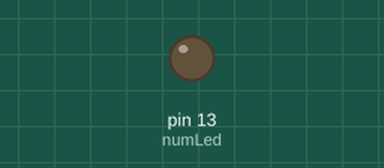
Recording of a sketch running on a simulated Arduino Uno, built with avr-gcc and run on an emulated ATmega328P. Shown: output pins drawn as LEDs (lit = HIGH).

Above: at 0.1 s.
At 38.1 s:
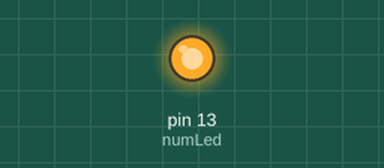
Timing chart, 0 to 39.6 s (numbered marks = the images above):
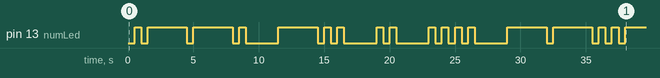

The sketch:

morse1.ino
```cpp
// C++ code
//
String cadena = "";         // Declarar la variable cadena
int numLed = 13;            // Declarar e inicializar el puerto de salida donde está conectado el LED

// Función que le indica al LED cuanto tiempo debe estar encendida para indicar que es un punto (0,5 segundos).
void Punto(){
  digitalWrite(numLed, HIGH);     // Encender LED
  delay(500);                     // Esperar durante 0,5 segundos
  digitalWrite(numLed, LOW);      // Apagar LED
  delay(500);                     // Esperar durante 0,5 segundos
}

// Función que le indica al LED cuanto tiempo debe estar encendida para indicar que es una raya (3 segundos).
void Raya(){
  digitalWrite(numLed, HIGH);     // Encender LED
  delay(3000);                    // Esperar durante 3 segundos
  digitalWrite(numLed, LOW);      // Apagar LED
  delay(500);                     // Esperar durante 0,5 segundos
}

// Función que apaga el LED durante 7 segundos para indicar que se ha cambiado a una palabra nueva.
void Espacio(){
  digitalWrite(numLed, LOW);      // Apagar LED
  delay(7000);                    // Esperar durante 7 segundos
}

// Función para mostrar la letra pasada como parámetro de entrada
/* La función consta de un condicional switch donde la variable que se va
   a comparar es la letra que se pasa como parámetro de entrada. Respecto
   a los bloques de instrucciones del switch, hemos implementado uno por
   cada letra del abecedario (cada bloque está constituido por dos casos
   posibles que puede cumplir el condicional, la letra en mayúscula y la
   letra en minúscula). Otro por cada número del 0 al 9 y, por último, tres
   bloques de instrucciones dos para los signos de puntuación '.' y ',' y
   el otro para el espacio.

   Dentro de cada bloque de instrucciones llama a las funciones raya() o
   punto() de acuerdo al código morse. O a la función Espacio() cuando se
   encuentre con un espacio en la cadena ' '. */
void MostrarLetra(char letra){
  switch (letra) {
    case 'A':
    case 'a':
      Punto();
      Raya();
      break;
    case 'B':
    case 'b':
      Raya();
      Punto();
      Punto();
      Punto();
      break;
    case 'C':
    case 'c':
      Raya();
      Punto();
      Raya();
      Punto();
      break;
    case 'D':
    case 'd':
      Raya();
      Punto();
      Punto();
      break;
    case 'E':
    case 'e':
      Punto();
      break;
    case 'F':
    case 'f':
      Punto();
      Punto();
      Raya();
      Punto();
      break;
    case 'G':
    case 'g':
      Raya();
      Raya();
      Punto();
      break;
    case 'H':
    case 'h':
      Punto();
      Punto();
      Punto();
      Punto();
      break;
    case 'I':
    case 'i':
      Punto();
      Punto();
      break;
    case 'J':
    case 'j':
      Punto();
      Raya();
      Raya();
      Raya();
      break;
    case 'K':
    case 'k':
      Raya();
      Punto();
      Raya();
      break;
    case 'L':
    case 'l':
      Punto();
      Raya();
      Punto();
      Punto();
      break;
    case 'M':
    case 'm':
      Raya();
      Raya();
      break;
    case 'N':
    case 'n':
      Raya();
      Punto();
      break;
    case 'O':
    case 'o':
      Raya();
      Raya();
      Raya();
      break;
    case 'P':
    case 'p':
      Punto();
      Raya();
      Raya();
      Punto();
      break;
    case 'Q':
    case 'q':
      Raya();
      Raya();
      Punto();
      Raya();
      break;
    case 'R':
    case 'r':
      Punto();
      Raya();
      Punto();
      break;
    case 'S':
    case 's':
      Punto();
      Punto();
      Punto();
      break;
    case 'T':
    case 't':
      Raya();
      break;
    case 'U':
    case 'u':
      Punto();
      Punto();
      Raya();
      break;
    case 'V':
    case 'v':
      Punto();
      Punto();
      Punto();
      Raya();
      break;
    case 'W':
    case 'w':
      Punto();
      Raya();
      Raya();
      break;
    case 'X':
    case 'x':
      Raya();
      Punto();
      Punto();
      Raya();
      break;
    case 'Y':
    case 'y':
      Raya();
      Punto();
      Raya();
      Raya();
      break;
    case 'Z':
    case 'z':
      Raya();
      Raya();
      Punto();
      Punto();
      break;
    case '0':
      Raya();
      Raya();
      Raya();
      Raya();
      Raya();
      break;
    case '1':
      Punto();
      Raya();
      Raya();
      Raya();
      Raya();
      break;
    case '2':
      Punto();
      Punto();
      Raya();
      Raya();
      Raya();
      break;
    case '3':
      Punto();
      Punto();
      Punto();
      Raya();
      Raya();
      break;
    case '4':
      Punto();
      Punto();
      Punto();
      Punto();
      Raya();
      break;
    case '5':
      Punto();
      Punto();
      Punto();
      Punto();
      Punto();
      break;
    case '6':
      Raya();
      Punto();
      Punto();
      Punto();
      Punto();
      break;
    case '7':
      Raya();
      Raya();
      Punto();
      Punto();
      Punto();
      break;
    case '8':
      Raya();
      Raya();
      Raya();
      Punto();
      Punto();
      break;
    case '9':
      Raya();
      Raya();
      Raya();
      Raya();
      Punto();
      break;
    case '.':
      Punto();
      Raya();
      Punto();
      Raya();
      Punto();
      Raya();
      break;
    case ',':
      Raya();
      Raya();
      Punto();
      Punto();
      Raya();
      Raya();
      break;
    case ' ':
      Espacio();
      break;
  }
}

// put your setup code here, to run once:
void setup()
{
  pinMode(numLed, OUTPUT);         // Pin de salida del LED
  cadena = "PDIH, prueba P3";      // Cadena que se quiere traducir de lenguaje natural a morse
  int tam = cadena.length();       // Calcular el tamaño de la cadena

  delay(500);
  int i;
  for (i = 0; i < tam; i += 1){    // Recorrer la cadena letra por letra
    MostrarLetra(cadena[i]);       // Llama a la función MostrarLetra(char letra) pasandole como parámetro
                                   // cada letra de la cadena.
    delay(2000);                   // Se realiza una espera de 2 segundos para marcar el fin de cada letra
  }
}

void loop() { }
```

Measured:
- by itself, pin 13 (numLed): LOW → HIGH at 0.50 s, → LOW 0.50 s later, → HIGH 0.50 s later, → LOW 3.0 s later, … (35 changes in this stretch)
